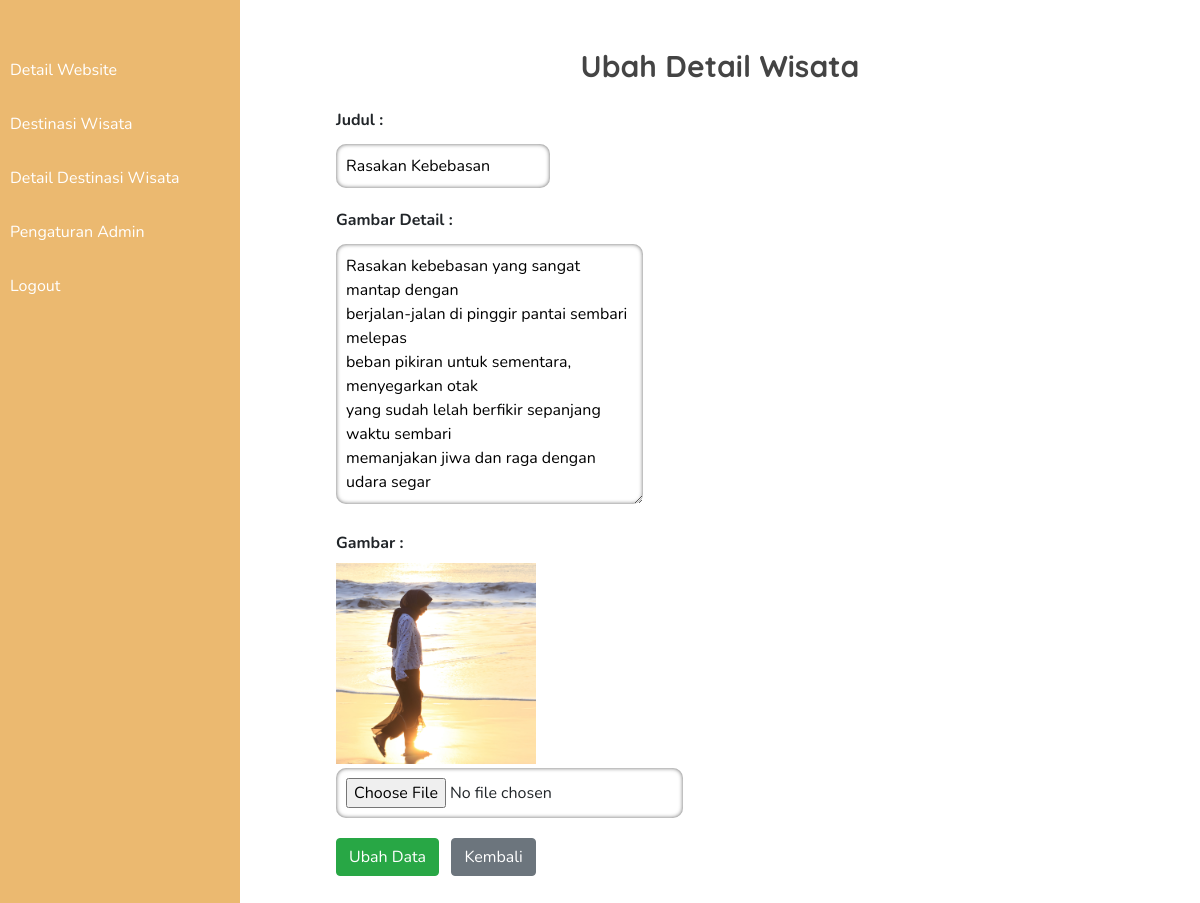
/sourcecode/ubahDetailWisata.php?id=22 (signed in), run on the app's committed database.
### tables this page shows
CREATE TABLE `detail_wisata_post` (
  `id` int(11) NOT NULL,
  `id_detail_wisata` int(11) NOT NULL,
  `gambar` varchar(100) NOT NULL,
  `gambarTitle` varchar(100) NOT NULL,
  `gambarDetail` text NOT NULL
);

### sourcecode/functions.php (called while the page is built, shortened)
<?php
    $conn = mysqli_connect("localhost", "id16034549_root", "lldJQap9+xxOEB*D", "id16034549_wisata_garut");
    function query($query){
        global $conn;
        $result = mysqli_query($conn, $query);
        $rows = [];
        while($row =  mysqli_fetch_assoc($result)){
            $rows[] = $row;
        }
        return $rows;
    }
?>

### sourcecode/ubahDetailWisata.php (the view, shortened to what this page needs)
<?php
    require 'functions.php';
    $id = $_GET["id"];
    $detailWisataPost = query("SELECT * FROM detail_wisata_post WHERE id = $id")[0];
?>
<!DOCTYPE html>
<html lang="en">
<head>
    <link rel="stylesheet" type="text/css" href="bootstrap/css/bootstrap.css">
    <link rel="stylesheet" type="text/css" href="style.css">
</head>
<body>
<div class="leftSide">
                    <ul class="mt-5">
                        <li style="<?= ubahLeftSide(1, $menuTampil) ?>"><a href="admin.php?menu=1">Detail Website</a></li>
                        <li style="<?= ubahLeftSide(2, $menuTampil) ?>"><a href="admin.php?menu=2">Destinasi Wisata</a></li>
                        <li style="<?= ubahLeftSide(4, $menuTampil) ?>"><a href="admin.php?menu=4">Detail Destinasi Wisata</a></li>
                        <li style="<?= ubahLeftSide(3, $menuTampil) ?>"><a href="admin.php?menu=3">Pengaturan Admin</a></li>
                        <li><a href="logout.php" onclick="return confirm('Yakin Ingin Logout?')">Logout</a></li>
                    </ul>
                </div>
    <div class="rightSide">
        <div class="rightSideContainer">
            <h3 class="pt-5 pb-3">Ubah Detail Wisata</h3>
            <form action="" method="post" enctype="multipart/form-data">
                <ul>
                    <li>
                        <label for="gambarTitle">Judul : </label>
                        <input type="text" name="gambarTitle" id="gambarTitle" value="<?= $detailWisataPost["gambarTitle"] ?>" required>
                    </li>
                    <li>
                        <label for="gambarDetail">Gambar Detail : </label>
                        <textarea name="gambarDetail" id="gambarDetail" cols="30" rows="10" required><?= $detailWisataPost["gambarDetail"] ?></textarea>
                    </li>
                    <li>
                    <li>
                        <label for="gambar">Gambar : </label>
                        <img src="images/<?= $detailWisataPost["gambar"] ?>" style="width:200px"> <br>
                        <input type="file" name="gambar" id="gambar">
                    </li>
                    </li>
                    <li>
                        <button type="submit" name="submit" class="btn btn-success mb-5 mr-2">Ubah Data</button>
                        <a href="crud_detailWisata2.php?id=<?= $detailWisataPost['id_detail_wisata'] ?>" class="btn btn-secondary mb-5">Kembali</a>
                    </li>
                </ul>
            </form>
        </div>
    </div>
</body>
</html>

### sourcecode/style.css (style rules this page uses)
body, h1, ul { margin: 0; padding: 0; }
body, html { height: 100%; }
body { font-family: 'Nunito', arial, sans-serif; }
h3 { font-family: 'Quicksand', arial, sans-serif; font-size: 30px; color: #444; font-weight: bold; line-height: 120%; }
.leftSide { width: 20%; height: 100%; background-color: #EBB970; float: left; color: white; position: fixed; }
.rightSide { width: 80%; height: 100%; float: right; }
.leftSide li { margin-bottom: 10px; padding: 10px; }
.leftSide a { color: white; text-decoration: none; }
.rightSideContainer { width: 80%; margin: auto; }
.rightSideContainer h3 { text-align: center; }
.rightSideContainer ul { list-style-type: none; font-weight: bold; }
.rightSideContainer li { margin-bottom: 20px; }
.rightSideContainer label { display: block; }
form input, form textarea { border-radius: 10px; padding: 10px; border: 0; box-shadow: 0 0 4px rgb(100, 100, 100) inset; margin-top: 4px; }
form button { padding: 6px; border-radius: 6px; }

### data on the page
detail_wisata_post: gambarTitle "Rasakan Kebebasan", gambarDetail "Rasakan kebebasan yang sangat mantap dengan berjalan-jalan di pinggir pantai sembari melepas beban pikiran untuk sementara, menyegarkan otak yang sudah lelah berfikir sepanjang waktu sembari memanjakan jiwa dan raga dengan udara segar", gambar (picture)
